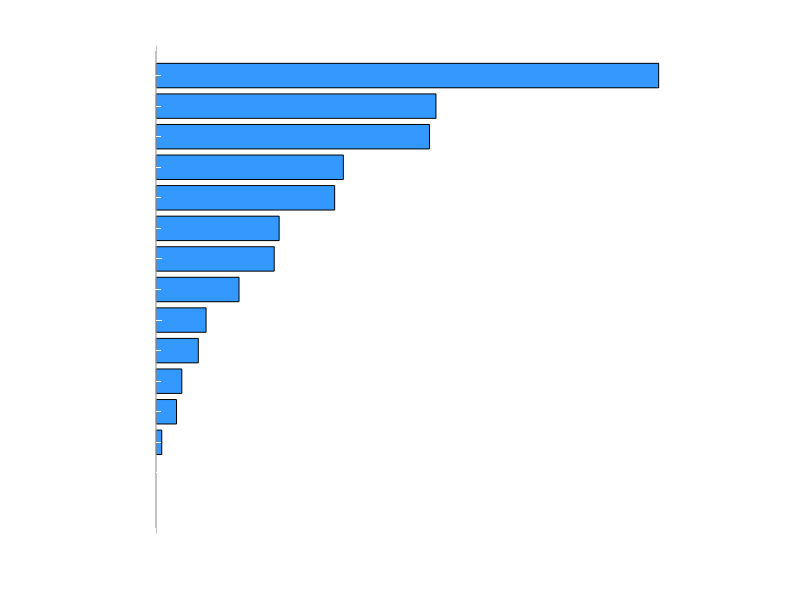

MATLAB code to generate this figure:
%data from https://www.reddit.com/r/nvidia/comments/13wepgx/gpu_shares_by_series_data_source_steam_hardware/
card = {'RTX 30 Series','GTX 10 Series','GTX 16 Series','RTX 20 Series','Other','Intel GPUs','Nvidia Misc.','AMD Misc.','Radeon RX500 Series','Radeon RX600 Series','RTX 40 Series','Radeon RX5000 Series','Radeon RX400 Series','Radeon RX7000 Series'};
num = [26.55,14.79,14.45,9.9,9.44,6.51,6.25,4.39,2.65,2.24,1.37,1.09,0.31,0];

%create graph and make it look nice
barh(num, 'FaceColor', [0.2 0.6 1]);   %Light blue bars and flip
% make30 on top
set(gca, 'YDir','reverse');

%set the color of background, lines and lenght
set(gca, 'YTick', 1:length(card), 'YTickLabel', card, 'Color', [0.15 0.15 0.15], 'XColor', 'w', 'YColor', 'w');

xlim([0 30]);
title('Steam Hardware Survey GPU Shares % - April 2023', 'Color', 'w');
set(gcf, 'Color', [0.15 0.15 0.15]);
